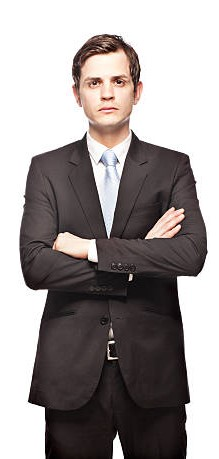
#> input picture img/1b.jpg, 219 x 459 px
$ python colot_change.py
#> lines starting #> are read from the running program, lines starting #| are printed output that depends on the picture
import cv2 as cv

path = "img/1b.jpg"

a = cv.imread(path)
#> a is the input picture: shape (459, 219, 3); mean B, G, R 150.8, 151.5, 157.7
a = cv.cvtColor(a, cv.COLOR_BGR2GRAY)
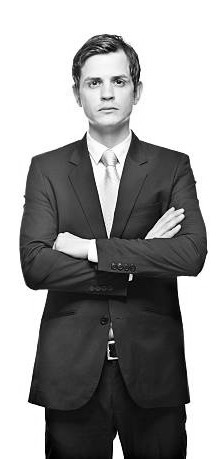
#> a: shape (459, 219); min 0, max 255, mean 153.3

cv.imshow("aa0", a)
cv.waitKey(0)
cv.destroyAllWindows()

$ run again, with img/1a .jpg copied over img/1b.jpg
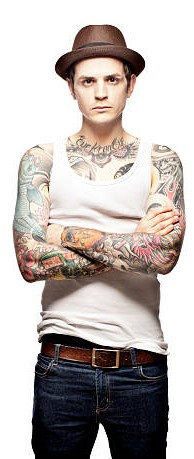
#> input picture img/1a .jpg, 194 x 459 px
#> a is the input picture: shape (459, 194, 3); mean B, G, R 177.7, 181, 188.8
#> `a = cv.cvtColor(a, cv.COLOR_BGR2GRAY)`:
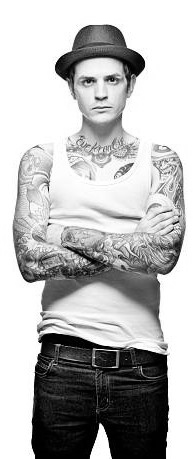
#> a: shape (459, 194); min 0, max 255, mean 183

$ run again, with img/p1.jpg copied over img/1b.jpg
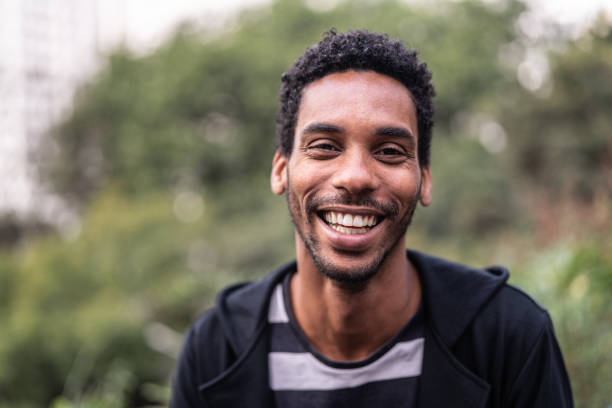
#> input picture img/p1.jpg, 612 x 408 px
#> a is the input picture: shape (408, 612, 3); mean B, G, R 99.7, 114.4, 120.9
#> `a = cv.cvtColor(a, cv.COLOR_BGR2GRAY)`:
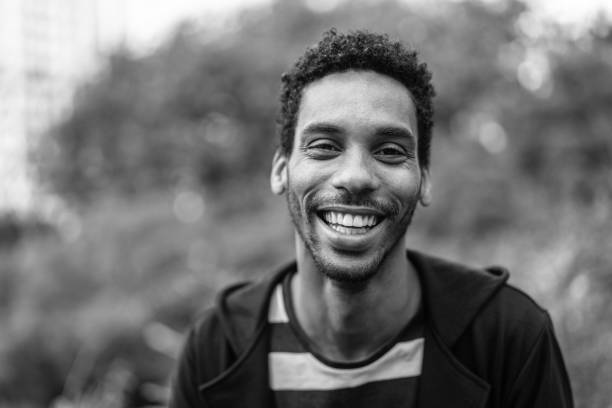
#> a: shape (408, 612); min 0, max 255, mean 114.6
